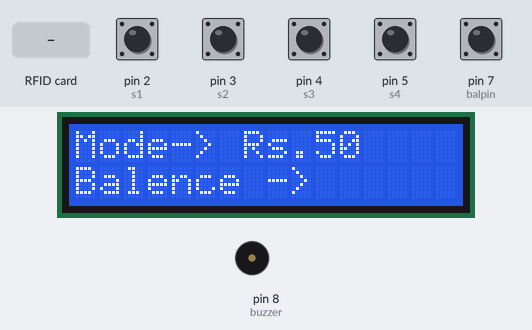
This sketch was run on a simulated Arduino Uno, built with avr-gcc and run on an emulated ATmega328P. On the bench: 16×2 character LCD, buzzer (waves = sounding, pin HIGH). Inputs (shaded band) come from the test bench; at power-on: pin 2 (s1), pin 3 (s2), pin 4 (s3), pin 5 (s4), pin 7 (balpin) HIGH. Pins used as bus, display or sensor lines are not drawn; what the sketch prints to the serial monitor is not drawn.

Above: at 1.3 s.
1.4 s: RFID card 5E 7A 19 C4 held to the reader
At 2.03 s:
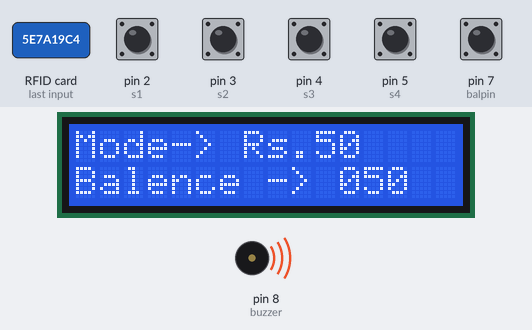
At 3.3 s:
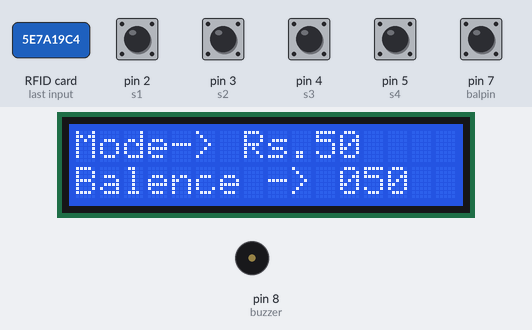
3.6 s: RFID card 5E 7A 19 C4 held to the reader
At 5.6 s:
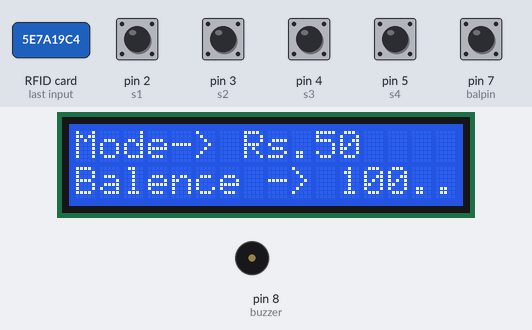
Timing chart, 0 to 7.1 s (numbered marks = the images above; inputs shaded):
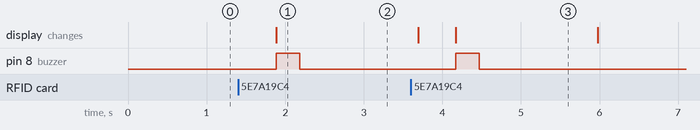

The sketch:

RFID_WaterATM-SmartCard_RECHARGE.ino
```cpp
/**
 * ----------------------------------------------------------------------------
 * This is a MFRC522 library example; see https://github.com/miguelbalboa/rfid
 * for further details and other examples.
 *
 * NOTE: The library file MFRC522.h has a lot of useful info. Please read it.
 *
 * Released into the public domain.
 * ----------------------------------------------------------------------------
 * This sample shows how to read and write data blocks on a MIFARE Classic PICC
 * (= card/tag).
 *
 * BEWARE: Data will be written to the PICC, in sector #1 (blocks #4 to #7).
 *
 *
 * Typical pin layout used:
 * -----------------------------------------------------------------------------------------
 *             MFRC522      Arduino       Arduino   Arduino    Arduino          Arduino
 *             Reader/PCD   Uno/101       Mega      Nano v3    Leonardo/Micro   Pro Micro
 * Signal      Pin          Pin           Pin       Pin        Pin              Pin
 * -----------------------------------------------------------------------------------------
 * RST/Reset   RST          9             5         D9         RESET/ICSP-5     RST
 * SPI SS      SDA(SS)      10            53        D10        10               10
 * SPI MOSI    MOSI         11 / ICSP-4   51        D11        ICSP-4           16
 * SPI MISO    MISO         12 / ICSP-1   50        D12        ICSP-1           14
 * SPI SCK     SCK          13 / ICSP-3   52        D13        ICSP-3           15
 *
 * More pin layouts for other boards can be found here: https://github.com/miguelbalboa/rfid#pin-layout
 *
 */

#include <SPI.h>
#include <MFRC522.h>
#include <Wire.h>
#include <LiquidCrystal_I2C.h>

#define RST_PIN         9          // Configurable, see typical pin layout above
#define SS_PIN          10          // Configurable, see typical pin layout above
LiquidCrystal_I2C lcd(0x27, 16, 2);
int buzzer = 8;
int s1 = 2;
int s2 = 3;
int s3 = 4; //for mode selecter
int s4 = 5;
int s5 = 6;
int balpin = 7;

bool a = false;
bool b = false;

int selector = 0;

byte onece;
byte tens;
byte hundred;

byte bone;
byte bten;
byte bhundred;


MFRC522 mfrc522(SS_PIN, RST_PIN);   // Create MFRC522 instance.

MFRC522::MIFARE_Key key;

/**
 * Initialize.
 */
void setup() {
    Serial.begin(9600);// Initialize serial communications with the PC
    lcd.init();
    // Turn on the blacklight and print a message.
    lcd.backlight();
    while (!Serial);    // Do nothing if no serial port is opened (added for Arduinos based on ATMEGA32U4)
    SPI.begin();        // Init SPI bus
    mfrc522.PCD_Init(); // Init MFRC522 card
    pinMode(buzzer , OUTPUT);
    pinMode(s1 , INPUT_PULLUP);
    pinMode(s2 , INPUT_PULLUP);
    pinMode(s3 , INPUT_PULLUP);
    pinMode(s4 , INPUT_PULLUP);
    pinMode(s5 , INPUT_PULLUP);
    pinMode(balpin, INPUT_PULLUP);
    // Prepare the key (used both as key A and as key B)
    // using FFFFFFFFFFFFh which is the default at chip delivery from the factory
    for (byte i = 0; i < 6; i++) {
        key.keyByte[i] = 0xFF;
    }

    Serial.println(F("Recharge Machine Remodel by Ayush."));
    Serial.print(F("Accesing Card With KEY:"));
    dump_byte_array(key.keyByte, MFRC522::MF_KEY_SIZE);
    Serial.println();
    lcd.setCursor(0,0);
    lcd.print("Mode->");

    Serial.println(F(""));
    if (digitalRead(s1) == LOW){
      selector = 1;
      lcd.setCursor(7,0);
      lcd.print("Rs.100");
    }

    else if(digitalRead(s3) == LOW){
      selector = 4;
      lcd.setCursor(7,0);
      lcd.print("NewCards");
    }
    else if(digitalRead(s4) == LOW){
      selector = 2;
      lcd.setCursor(6,0);
      lcd.print("OtherVendor");
    }
    else if(digitalRead(s2) == LOW){
      a = true;
      selector = 5;
      lcd.setCursor(7,0);
      lcd.print("CardReset");
    }
    else {
      selector = 0;
      lcd.setCursor(7,0);
      lcd.print("Rs.50");
    }

    Serial.print("Selector:");
    Serial.println(selector);
    lcd.setCursor(0,1);
    lcd.print("Balence ->");
}

/**
 * Main loop.
 */
void loop() {
    // Reset the loop if no new card present on the sensor/reader. This saves the entire process when idle.
    if ( ! mfrc522.PICC_IsNewCardPresent())
        return;

    // Select one of the cards
    if ( ! mfrc522.PICC_ReadCardSerial())
        return;

    // Show some details of the PICC (that is: the tag/card)
    if(digitalRead(balpin) == 0){
      b = true;
      }
    Serial.print(F("Card UID:"));
    dump_byte_array(mfrc522.uid.uidByte, mfrc522.uid.size);
    Serial.println();
    Serial.print(F("PICC type: "));
    MFRC522::PICC_Type piccType = mfrc522.PICC_GetType(mfrc522.uid.sak);
    Serial.println(mfrc522.PICC_GetTypeName(piccType));

    // Check for compatibility
    if (    piccType != MFRC522::PICC_TYPE_MIFARE_MINI
        &&  piccType != MFRC522::PICC_TYPE_MIFARE_1K
        &&  piccType != MFRC522::PICC_TYPE_MIFARE_4K) {
        Serial.println(F("This sample only works with MIFARE Classic cards."));
        return;
    }

    // In this sample we use the second sector,
    // that is: sector #1, covering block #4 up to and including block #7
    byte sector         = 2;
    byte blockAddr      = 8;
    byte trailerBlock   = 11;
    MFRC522::StatusCode status;
    byte buffer[18];
    byte size = sizeof(buffer);
    byte dataBlock[]    = {
        0x00, 0x00, 0x00, 0x00, //  1,  2,   3,  4,
        0x00, 0x00, 0x00, 0x00, //  5,  6,   7,  8,
        0x00, 0x00, 0x00, 0x00, //  9, 10, 255, 11,
        0x00, 0x00, 0x00, 0x00 };


    // Authenticate using key A
    Serial.println(F("Authenticating using key A..."));
    status = (MFRC522::StatusCode) mfrc522.PCD_Authenticate(MFRC522::PICC_CMD_MF_AUTH_KEY_A, trailerBlock, &key, &(mfrc522.uid));
    if (status != MFRC522::STATUS_OK) {
        Serial.print(F("PCD_Authenticate() failed: "));
        Serial.println(mfrc522.GetStatusCodeName(status));
        digitalWrite(buzzer , HIGH);
        delay(100);
        digitalWrite(buzzer , LOW);
        delay(100);
        digitalWrite(buzzer , HIGH);
        delay(100);
        digitalWrite(buzzer , LOW);

        return;
    }

    // Show the whole sector as it currently is
    Serial.println(F("Current data in sector:"));
    mfrc522.PICC_DumpMifareClassicSectorToSerial(&(mfrc522.uid), &key, sector);
    Serial.println();

    // Read data from the block
    Serial.print(F("Reading data from block ")); Serial.print(blockAddr);
    Serial.println(F(" ..."));
    status = (MFRC522::StatusCode) mfrc522.MIFARE_Read(blockAddr, buffer, &size);
    if (status != MFRC522::STATUS_OK) {
        Serial.print(F("MIFARE_Read() failed: "));
        Serial.println(mfrc522.GetStatusCodeName(status));
        digitalWrite(buzzer , HIGH);
        delay(100);
        digitalWrite(buzzer , LOW);
        delay(100);
        digitalWrite(buzzer , HIGH);
        delay(100);
        digitalWrite(buzzer , LOW);

    }
    bone = buffer[15];
    bten = buffer[14];
    bhundred = buffer[13];
    if(b == false){
    Serial.print(F("Data in block ")); Serial.print(blockAddr); Serial.println(F(":"));
    dump_byte_array(buffer, 16); Serial.println();
   while(a == false){     // for dial 5 =  for erasing the balance
    if (selector == 0){  //for dial 0 = 50 recharge
    onece = buffer[15];
    tens  = buffer[14];
    hundred = buffer[13];
    dataBlock[15] = onece;
    dataBlock[13] = hundred;
    tens = tens + 0x05;
    if(tens > 10 || tens == 10){
      dataBlock[14] = tens - 10;
      dataBlock[13] = hundred + 0x01;
    }
    else dataBlock[14] = tens;
    }
    if (selector == 1){  //for dail 1 = 100 rupess
    onece = buffer[15];
    tens  = buffer[14];
    hundred = buffer[13];
    dataBlock[15] = onece;
    dataBlock[14] = tens;
    hundred = hundred + 0x01;
    if(tens > 0x09|| tens == 0x0A){  //if the rechage is above 999 then it reset
      dataBlock[13] = 0x00;
      dataBlock[14] = 0x00;
      dataBlock[15] = 0x00;
    }
    else dataBlock[13] = hundred;
    }
    if(selector == 4){             //for making new card for rupee 100 with bal 65
      dataBlock[13] = 0x00;
      dataBlock[14] = 0x06;
      dataBlock[15] = 0x05;
    }
    if(selector == 2){

      byte data[] = { 0x00, 0x00, 0x00, 0x00,
                 0x00, 0x00, 0x00, 0x00,
                 0x00, 0x00, 0x00, 0x00,
                 0x00, 0x06, 0x08, 0x07};

      // Authenticate using key B
    Serial.println(F("Authenticating again using key B..."));
    status = (MFRC522::StatusCode) mfrc522.PCD_Authenticate(MFRC522::PICC_CMD_MF_AUTH_KEY_B, trailerBlock, &key, &(mfrc522.uid));
    if (status != MFRC522::STATUS_OK) {
        Serial.print(F("PCD_Authenticate() failed: "));
        Serial.println(mfrc522.GetStatusCodeName(status));
        digitalWrite(buzzer , HIGH);
        delay(100);
        digitalWrite(buzzer , LOW);
        delay(100);
        digitalWrite(buzzer , HIGH);
        delay(100);
        digitalWrite(buzzer , LOW);

        return;
    }

    // Write data to the block
    Serial.print(F("Writing data into identity block ")); Serial.print(blockAddr);
    Serial.println(F(" ..."));
    dump_byte_array(dataBlock, 16); Serial.println();
    status = (MFRC522::StatusCode) mfrc522.MIFARE_Write(9, data, 16);
    if (status != MFRC522::STATUS_OK) {
        Serial.print(F("MIFARE_Write() failed: "));
        Serial.println(mfrc522.GetStatusCodeName(status));
        digitalWrite(buzzer , HIGH);
        delay(100);
        digitalWrite(buzzer , LOW);
        delay(100);
        digitalWrite(buzzer , HIGH);
        delay(100);
        digitalWrite(buzzer , LOW);

    }
    Serial.println();

    }
    break;
   }


    // Authenticate using key B
    Serial.println(F("Authenticating again using key B..."));
    status = (MFRC522::StatusCode) mfrc522.PCD_Authenticate(MFRC522::PICC_CMD_MF_AUTH_KEY_B, trailerBlock, &key, &(mfrc522.uid));
    if (status != MFRC522::STATUS_OK) {
        Serial.print(F("PCD_Authenticate() failed: "));
        Serial.println(mfrc522.GetStatusCodeName(status));
        digitalWrite(buzzer , HIGH);
        delay(100);
        digitalWrite(buzzer , LOW);
        delay(100);
        digitalWrite(buzzer , HIGH);
        delay(100);
        digitalWrite(buzzer , LOW);

        return;
    }

    // Write data to the block
    Serial.print(F("Writing data into block ")); Serial.print(blockAddr);
    Serial.println(F(" ..."));
    dump_byte_array(dataBlock, 16); Serial.println();
    status = (MFRC522::StatusCode) mfrc522.MIFARE_Write(blockAddr, dataBlock, 16);
    if (status != MFRC522::STATUS_OK) {
        Serial.print(F("MIFARE_Write() failed: "));
        Serial.println(mfrc522.GetStatusCodeName(status));
        digitalWrite(buzzer , HIGH);
        delay(100);
        digitalWrite(buzzer , LOW);
        delay(100);
        digitalWrite(buzzer , HIGH);
        delay(100);
        digitalWrite(buzzer , LOW);

    }
    Serial.println();

    // Read data from the block (again, should now be what we have written)
    Serial.print(F("Reading data from block ")); Serial.print(blockAddr);
    Serial.println(F(" ..."));
    status = (MFRC522::StatusCode) mfrc522.MIFARE_Read(blockAddr, buffer, &size);
    if (status != MFRC522::STATUS_OK) {
        Serial.print(F("MIFARE_Read() failed: "));
        Serial.println(mfrc522.GetStatusCodeName(status));
        digitalWrite(buzzer , HIGH);
        delay(100);
        digitalWrite(buzzer , LOW);
        delay(100);
        digitalWrite(buzzer , HIGH);
        delay(100);
        digitalWrite(buzzer , LOW);

    }
    Serial.print(F("Data in block ")); Serial.print(blockAddr); Serial.println(F(":"));
    dump_byte_array(buffer, 16); Serial.println();

    // Check that data in block is what we have written
    // by counting the number of bytes that are equal
    Serial.println(F("Checking result..."));
    byte count = 0;
    for (byte i = 0; i < 16; i++) {
        // Compare buffer (= what we've read) with dataBlock (= what we've written)
        if (buffer[i] == dataBlock[i])
            count++;
    }
    Serial.print(F("Number of bytes that match = ")); Serial.println(count);
    if (count == 16) {
        Serial.println(F("Success :-)"));
    } else {
        Serial.println(F("Failure, no match :-("));
        Serial.println(F("  perhaps the write didn't work properly..."));
        digitalWrite(buzzer , HIGH);
        delay(100);
        digitalWrite(buzzer , LOW);
        delay(100);
        digitalWrite(buzzer , HIGH);
        delay(100);
        digitalWrite(buzzer , LOW);

    }
    Serial.println();
    }
    // Dump the sector data
    Serial.println(F("Current data in sector:"));
    mfrc522.PICC_DumpMifareClassicSectorToSerial(&(mfrc522.uid), &key, sector);
    Serial.println();


    // Halt PICC
    mfrc522.PICC_HaltA();
    // Stop encryption on PCD
    mfrc522.PCD_StopCrypto1();

    if(b == false){
       lcd.setCursor(11,1);
       lcd.print(dataBlock[13]);
       lcd.setCursor(12,1);
       lcd.print(dataBlock[14]);
       lcd.setCursor(13,1);
       lcd.print(dataBlock[15]);
    }
    else
    {
       lcd.setCursor(11,1);
       lcd.print(bhundred);
       lcd.setCursor(12,1);
       lcd.print(bten);
       lcd.setCursor(13,1);
       lcd.print(bone);
       b = false;
    }
       onece = 0x00;
       hundred = 0x00;
       tens = 0x00;
       digitalWrite(buzzer , HIGH);
       delay(300);
       digitalWrite(buzzer , LOW);
       delay(1500);
       lcd.setCursor(11,1);
       lcd.print(".....");

       for(int p = 0; p > 16 ; p ++){
      dataBlock[p] = 0x00;
    }
     for(int q = 0; q < size ; q++){
      buffer[q] = 0x00;
    }

}

/**
 * Helper routine to dump a byte array as hex values to Serial.
 */
void dump_byte_array(byte *buffer, byte bufferSize) {
    for (byte i = 0; i < bufferSize; i++) {
        Serial.print(buffer[i] < 0x10 ? " 0" : " ");
        Serial.print(buffer[i], HEX);
    }

}
```

Measured:
- after the input at 1.4 s, pin 8 (buzzer): LOW → HIGH after 0.49 s, → LOW 0.30 s later; the display: changes after 0.49 s (image 1)
- after the input at 3.6 s, pin 8 (buzzer): LOW → HIGH after 0.57 s, → LOW 0.30 s later; the display: first differs from a run without the input after 0.57 s (image 3)
- what the display in image 3 shows lasts 1.8 s, from 4.2 s to 6.0 s
